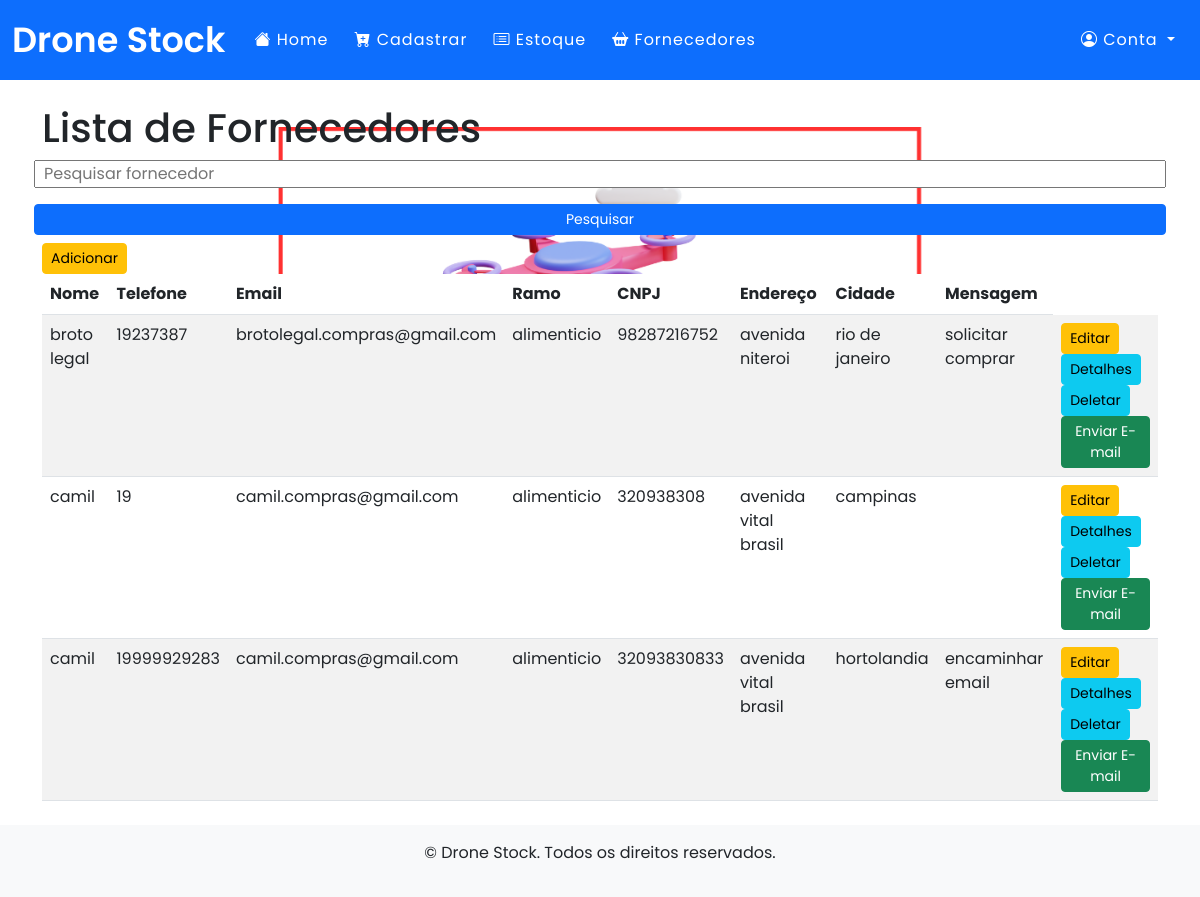
The page /fornecedora/lista/ (signed in) on the database its author committed.
### app/models.py (models this page shows)
class Fornecedora(db.Model):
    __tablename__ = "fornecedora"
    id = db.Column(db.Integer, primary_key=True, autoincrement=True)
    nome = db.Column(db.String(100), nullable=False)
    telefone = db.Column(db.Integer, nullable=False)
    email = db.Column(db.String(100), nullable=False)
    ramo = db.Column(db.String(100), nullable=True)
    cnpj = db.Column(db.Integer,nullable=False)
    endereco = db.Column(db.String(100), nullable=False)
    cidade = db.Column(db.String(100), nullable=False)
    mensagem = db.Column(db.String(500), nullable=True)

### app/routes.py (the view)
@app.route('/fornecedora/lista/')
@login_required #permitir açao apos o login
def fornecedora_lista():
    pesquisa = request.args.get('pesquisa', '')
    dados = Fornecedora.query.order_by('nome')
    if pesquisa:
        dados = dados.filter_by(nome=pesquisa)
    context = {'dados': dados.all()}
    for linha in dados:
        print(linha.nome)
        print(linha.telefone)
        print(linha. email)
        print(linha.ramo)
        print(linha.cnpj)
        print(linha.endereco)
        print(linha.cidade)
        print(linha.mensagem)
    return render_template('fornecedores.html', pesquisa=pesquisa, fornecedores=dados)

### app/models.py (called while the page is built)
@login_manager.user_loader
def load_user(user_id):
    return User.query.get(user_id)

### app/templates/fornecedores.html
{% extends "base.html" %}
{% block content %}
<h1>Lista de Fornecedores</h1>
<form method="GET" action="{{ url_for('fornecedora_lista') }}" class="row g-3">
    <input type="text" name="pesquisa" value="{{ pesquisa }}" placeholder="Pesquisar fornecedor">
    <button type="submit" class="btn btn-primary btn-sm">Pesquisar</button>
</form>
<a href="{{ url_for('fornecedora_nova') }}" class="btn btn-warning btn-sm mt-2">Adicionar</a>
<table class="table table-striped">
    <thead>
        <tr>
            <th>Nome</th>
            <th>Telefone</th>
            <th>Email</th>
            <th>Ramo</th>
            <th>CNPJ</th>
            <th>Endereço</th>
            <th>Cidade</th>
            <th>Mensagem</th>
        </tr>
    </thead>
    <tbody>
        {% for fornecedor in fornecedores %}
        <tr>
            <td>{{ fornecedor.nome }}</td>
            <td>{{ fornecedor.telefone }}</td>
            <td>{{ fornecedor.email }}</td>
            <td>{{ fornecedor.ramo }}</td>
            <td>{{ fornecedor.cnpj }}</td>
            <td>{{ fornecedor.endereco }}</td>
            <td>{{ fornecedor.cidade }}</td>
            <td>{{ fornecedor.mensagem }}</td>
            <td>
                <a href="{{ url_for('editar_fornecedora', id=fornecedor.id) }}" class="btn btn-warning btn-sm">Editar</a>
                <a href="{{ url_for('vizualizar_fornecedora', id=fornecedor.id) }}" class="btn btn-info btn-sm">Detalhes</a>
                <a href="{{ url_for('deletar_fornecedora', id=fornecedor.id) }}" class="btn btn-info btn-sm">Deletar</a>
                <a href="{{ url_for('solicitar_compra', id=fornecedor.id) }}" class="btn btn-success btn-sm">Enviar E-mail</a>
            </td>
        </tr>
        {% else %}
        <tr>
            <td colspan="8">Nenhum fornecedor encontrado.</td>
        </tr>
        {% endfor %}
    </tbody>
</table>
{% endblock %}

### app/templates/base.html (shortened to what this page needs)
<!doctype html>
<html lang="pt-br">
  <head>
    <link href="https://cdn.jsdelivr.net/npm/bootstrap@5.3.0/dist/css/bootstrap.min.css" rel="stylesheet">
    <link href="https://cdn.jsdelivr.net/npm/bootstrap-icons/font/bootstrap-icons.css" rel="stylesheet">
    <link rel="stylesheet" href="{{ url_for('static', filename='css/custom.css') }}"/>
  </head>
  <body>
    <nav class="navbar navbar-expand-lg navbar-dark bg-primary">
      <div class="container-fluid">
        <a class="navbar-brand logo text-white" href="#">Drone Stock</a>
        <div class="collapse navbar-collapse" id="navbarNav">
          <ul class="navbar-nav me-auto">
            <li class="nav-item">
              <a class="nav-link text-white" href="{{ url_for('homepage') }}"><i class="bi bi-house-fill"></i> Home</a>
            </li>
            <li class="nav-item">
              <a class="nav-link text-white" href="{{ url_for('cadastrar_novo') }}"><i class="bi bi-cart-plus-fill"></i> Cadastrar</a>
            </li>
            <li class="nav-item">
              <a class="nav-link text-white" href="{{ url_for('estoque_lista') }}"><i class="bi bi-card-list"></i> Estoque</a>
            </li>
            <li class="nav-item">
              <a class="nav-link text-white" href="{{ url_for('fornecedora_lista') }}"><i class="bi bi-basket2-fill"></i> Fornecedores</a>
            </li>
          </ul>
          <ul class="navbar-nav">
            {% if current_user.is_authenticated %}
            <li class="nav-item dropdown">
              <a class="nav-link dropdown-toggle text-white" href="#" id="userDropdown" role="button" data-bs-toggle="dropdown" aria-expanded="false">
                <i class="bi bi-person-circle"></i> Conta
              </a>
                {% else %}
                  <li><a class="dropdown-item" href="{{ url_for('cadastro') }}">Registrar</a></li>
                {% endif %}
            </li>
          </ul>
        </div>
      </div>
    </nav>
    <main id="main" class="container my-4">
      {% block content %}
      {% endblock %}
    </main>
    <footer class="bg-light text-center py-3 mt-4">
      <p>&copy; {{ current_year }} Drone Stock. Todos os direitos reservados.</p>
    </footer>
  </body>
</html>

### app/static/css/custom.css (style rules this page uses)
* { margin: 0; padding: 0; box-sizing: border-box; font-family: 'Poppins', sans-serif; }
nav { display: flex; height: 80px; width: 100%; background-color: #01282e; align-items: center; justify-content: space-between; padding: 0 50px 0 100px; flex-wrap: wrap; }
body { background-image: url("/static/images/dronestock.png"); background-size: cover; background-position: center; background-repeat: no-repeat; background-attachment: fixed; }
nav .logo { color: white; font-size: 35px; font-weight: 600; }
nav ul { display: flex; flex-wrap: wrap; list-style: none; }
nav ul li { margin: 0 5px; }
nav ul li a { color: #f2f2f2; text-decoration: none; font-size: 18px; font-weight: 500; padding: 8px 15px; border-radius: 5px; letter-spacing: 1px; transition: all 0.3s ease; }

### rows shown on the page
Fornecedora: nome "broto legal", telefone "19237387", email "brotolegal.compras@gmail.com", ramo "alimenticio", cnpj "98287216752", endereco "avenida niteroi", cidade "rio de janeiro", mensagem "solicitar comprar"
Fornecedora: nome "camil", telefone "19", email "camil.compras@gmail.com", ramo "alimenticio", cnpj "320938308", endereco "avenida vital brasil", cidade "campinas"
Fornecedora: nome "camil", telefone "19999929283", email "camil.compras@gmail.com", ramo "alimenticio", cnpj "32093830833", endereco "avenida vital brasil", cidade "hortolandia", mensagem "encaminhar email"
